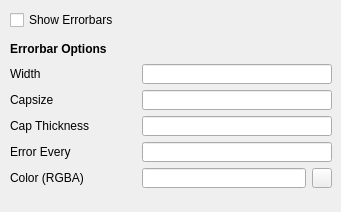
<?xml version="1.0" encoding="UTF-8"?>
<ui version="4.0">
 <class>Form</class>
 <widget class="QWidget" name="Form">
  <property name="geometry">
   <rect>
    <x>0</x>
    <y>0</y>
    <width>341</width>
    <height>212</height>
   </rect>
  </property>
  <property name="sizePolicy">
   <sizepolicy hsizetype="Fixed" vsizetype="Fixed">
    <horstretch>0</horstretch>
    <verstretch>0</verstretch>
   </sizepolicy>
  </property>
  <property name="windowTitle">
   <string>Form</string>
  </property>
  <widget class="QCheckBox" name="show_errorbars_tickbox">
   <property name="geometry">
    <rect>
     <x>10</x>
     <y>10</y>
     <width>131</width>
     <height>20</height>
    </rect>
   </property>
   <property name="text">
    <string>Show Errorbars</string>
   </property>
  </widget>
  <widget class="QWidget" name="layoutWidget_4">
   <property name="geometry">
    <rect>
     <x>10</x>
     <y>40</y>
     <width>321</width>
     <height>157</height>
    </rect>
   </property>
   <layout class="QGridLayout" name="line_options_layout_3">
    <property name="sizeConstraint">
     <enum>QLayout::SetFixedSize</enum>
    </property>
    <item row="1" column="2">
     <widget class="QLineEdit" name="x_label_line_edit_11">
      <property name="sizePolicy">
       <sizepolicy hsizetype="Preferred" vsizetype="Fixed">
        <horstretch>0</horstretch>
        <verstretch>0</verstretch>
       </sizepolicy>
      </property>
      <property name="minimumSize">
       <size>
        <width>190</width>
        <height>20</height>
       </size>
      </property>
      <property name="maximumSize">
       <size>
        <width>211</width>
        <height>20</height>
       </size>
      </property>
     </widget>
    </item>
    <item row="2" column="2">
     <widget class="QLineEdit" name="x_label_line_edit_12">
      <property name="sizePolicy">
       <sizepolicy hsizetype="Preferred" vsizetype="Fixed">
        <horstretch>0</horstretch>
        <verstretch>0</verstretch>
       </sizepolicy>
      </property>
      <property name="minimumSize">
       <size>
        <width>190</width>
        <height>20</height>
       </size>
      </property>
      <property name="maximumSize">
       <size>
        <width>211</width>
        <height>20</height>
       </size>
      </property>
     </widget>
    </item>
    <item row="2" column="0">
     <widget class="QLabel" name="draw_style_label_3">
      <property name="text">
       <string>Capsize</string>
      </property>
     </widget>
    </item>
    <item row="3" column="2">
     <widget class="QLineEdit" name="x_label_line_edit_9">
      <property name="sizePolicy">
       <sizepolicy hsizetype="Preferred" vsizetype="Fixed">
        <horstretch>0</horstretch>
        <verstretch>0</verstretch>
       </sizepolicy>
      </property>
      <property name="minimumSize">
       <size>
        <width>190</width>
        <height>20</height>
       </size>
      </property>
      <property name="maximumSize">
       <size>
        <width>211</width>
        <height>20</height>
       </size>
      </property>
     </widget>
    </item>
    <item row="3" column="0">
     <widget class="QLabel" name="width_label_3">
      <property name="text">
       <string>Cap Thickness</string>
      </property>
     </widget>
    </item>
    <item row="5" column="1">
     <spacer name="horizontalSpacer_21">
      <property name="orientation">
       <enum>Qt::Horizontal</enum>
      </property>
      <property name="sizeHint" stdset="0">
       <size>
        <width>40</width>
        <height>20</height>
       </size>
      </property>
     </spacer>
    </item>
    <item row="5" column="0">
     <widget class="QLabel" name="color_label_3">
      <property name="text">
       <string>Color (RGBA)</string>
      </property>
     </widget>
    </item>
    <item row="5" column="2">
     <layout class="QHBoxLayout" name="horizontalLayout_7">
      <item>
       <widget class="QLineEdit" name="x_label_line_edit_10">
        <property name="sizePolicy">
         <sizepolicy hsizetype="Expanding" vsizetype="Fixed">
          <horstretch>0</horstretch>
          <verstretch>0</verstretch>
         </sizepolicy>
        </property>
        <property name="minimumSize">
         <size>
          <width>10</width>
          <height>20</height>
         </size>
        </property>
       </widget>
      </item>
      <item>
       <widget class="QPushButton" name="select_color_button_6">
        <property name="sizePolicy">
         <sizepolicy hsizetype="Maximum" vsizetype="Fixed">
          <horstretch>0</horstretch>
          <verstretch>0</verstretch>
         </sizepolicy>
        </property>
        <property name="minimumSize">
         <size>
          <width>20</width>
          <height>20</height>
         </size>
        </property>
        <property name="maximumSize">
         <size>
          <width>20</width>
          <height>20</height>
         </size>
        </property>
        <property name="text">
         <string/>
        </property>
        <property name="autoDefault">
         <bool>false</bool>
        </property>
       </widget>
      </item>
     </layout>
    </item>
    <item row="0" column="0" colspan="2">
     <widget class="QLabel" name="errorbar_options_label">
      <property name="minimumSize">
       <size>
        <width>79</width>
        <height>18</height>
       </size>
      </property>
      <property name="font">
       <font>
        <weight>75</weight>
        <bold>true</bold>
       </font>
      </property>
      <property name="text">
       <string>Errorbar Options</string>
      </property>
     </widget>
    </item>
    <item row="2" column="1">
     <spacer name="horizontalSpacer_19">
      <property name="orientation">
       <enum>Qt::Horizontal</enum>
      </property>
      <property name="sizeHint" stdset="0">
       <size>
        <width>40</width>
        <height>20</height>
       </size>
      </property>
     </spacer>
    </item>
    <item row="3" column="1">
     <spacer name="horizontalSpacer_20">
      <property name="orientation">
       <enum>Qt::Horizontal</enum>
      </property>
      <property name="sizeHint" stdset="0">
       <size>
        <width>40</width>
        <height>20</height>
       </size>
      </property>
     </spacer>
    </item>
    <item row="1" column="1">
     <spacer name="horizontalSpacer_18">
      <property name="orientation">
       <enum>Qt::Horizontal</enum>
      </property>
      <property name="sizeHint" stdset="0">
       <size>
        <width>40</width>
        <height>20</height>
       </size>
      </property>
     </spacer>
    </item>
    <item row="1" column="0">
     <widget class="QLabel" name="line_style_label_3">
      <property name="sizePolicy">
       <sizepolicy hsizetype="Fixed" vsizetype="Preferred">
        <horstretch>0</horstretch>
        <verstretch>0</verstretch>
       </sizepolicy>
      </property>
      <property name="text">
       <string>Width</string>
      </property>
     </widget>
    </item>
    <item row="4" column="0">
     <widget class="QLabel" name="label_3">
      <property name="text">
       <string>Error Every</string>
      </property>
     </widget>
    </item>
    <item row="4" column="2">
     <widget class="QLineEdit" name="x_label_line_edit_13">
      <property name="sizePolicy">
       <sizepolicy hsizetype="Preferred" vsizetype="Fixed">
        <horstretch>0</horstretch>
        <verstretch>0</verstretch>
       </sizepolicy>
      </property>
      <property name="minimumSize">
       <size>
        <width>190</width>
        <height>20</height>
       </size>
      </property>
      <property name="maximumSize">
       <size>
        <width>211</width>
        <height>20</height>
       </size>
      </property>
     </widget>
    </item>
   </layout>
  </widget>
 </widget>
 <resources/>
 <connections/>
</ui>
